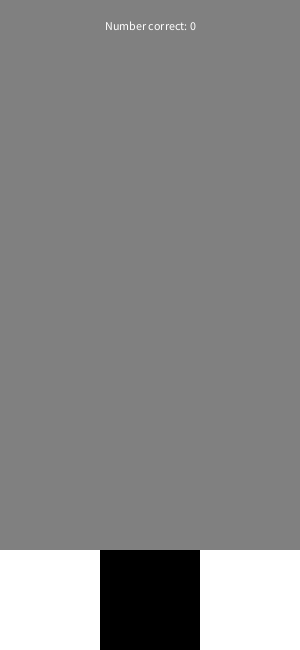
Frame 1 (no input)
Frame 60 (the mouse pressed at the canvas centre just before this capture): identical to frame 1, image omitted
Frame 120 (the mouse held since frame 60 and released just before this capture): identical to frame 1, image omitted

The Processing sketch that drew this single still picture (run headless with seeded random() and noise(); from frame 60 on, the mouse is pressed at the canvas centre):

// Processing sketch: block_sequence
// ── block_sequence.pde
/*  
 block_sequence
 Game Building Blocks for Processing
 (c) 2014 Brad Tober [http://www.bradtober.com]
 Licensed under The MIT License
 */

String[] blockSequence = {"000", "000", "000", "000", "000", "000"};      // the initial block display; zeroes are blank
int randomBlock;                                                          // a random number indicating which block in the current row is black
int numCorrect;                                                           // the number of correct key presses the player has made
boolean playing = true;                                                   // whether the game is currently in progress or not

void setup() {
  size(300, 650);
  noStroke();
  addNewRow();                                                            // add the first randomly generated row
  println("Match the block sequence shown at the bottom of the window. Press j for the left block, k for the middle block, and l for the right block.");
}

void draw() {
  background(128);
  fill(255);
  textAlign(CENTER, CENTER);
  if (playing) {                                                          // if the game is currently in progress
  text("Number correct: " + numCorrect, 0, 0, width, 50);                 // display the number of correct key presses
  for (int i = 0; i < blockSequence.length; i++) {                        // for as many strings (rows) that there are in the blockSequence array
    for (int j = 0; j < 3; j++) {                                         // for each column of blocks
      if (str(blockSequence[i].charAt(j)).equals("0")) {                  // if this column's character in the string (row) is 0
        fill(128);                                                        // fill with gray
      } else if (str(blockSequence[i].charAt(j)).equals("1")) {           // if this column's character in the string (row) is 1
        fill(255);                                                        // fill with white
      } else {                                                            // otherwise
        fill(0);                                                          // fill with black
      }
      rect(j * 100, 50 + 100 * i, 100, 100);                              // draw the block
    }
  }
  } else {
    text("Game over!", 0, 0, width, height);
  }
}

void keyPressed() {                                                       // when a key is pressed
  if ((key == 'j' && randomBlock == 0) ||                                 // if the key is j and the first block in the current row is black
    (key == 'k' && randomBlock == 1) ||                                   // or if the key is k and the second block in the current row is black
    (key == 'l' && randomBlock == 2)) {                                   // or if the key is l and the third block in the current row is black
    addNewRow();                                                          // add a new row
    numCorrect++;                                                         // increase the numCorrect counter
  } else {                                                                // otherwise (with a wrong key press)
    playing = false;                                                      // game over
  }
}

void addNewRow() {                                                        // this function generates and adds a new row to blockSequence
  String newRow;                                                          // the string for the new row
  String[] reversed = reverse(blockSequence);                             // reverse the order of the elements in blockSequence
  String[] shortened = shorten(reversed);                                 // remove the last element in the reversed array
  String[] reversed2 = reverse(shortened);                                // re-reverse the shortened array
  randomBlock = int(random(0, 3));                                        // randomly choose the black block for the new row
  if (randomBlock == 0) {                                                 // if the first block will be black
    newRow = "211";
  } else if (randomBlock == 1) {                                          // if the second block will be black
    newRow = "121";
  } else {                                                                // if the third block will be black
    newRow = "112";
  }
  blockSequence = append(reversed2, newRow);                              // add the new row to the end of blockSequence
}
